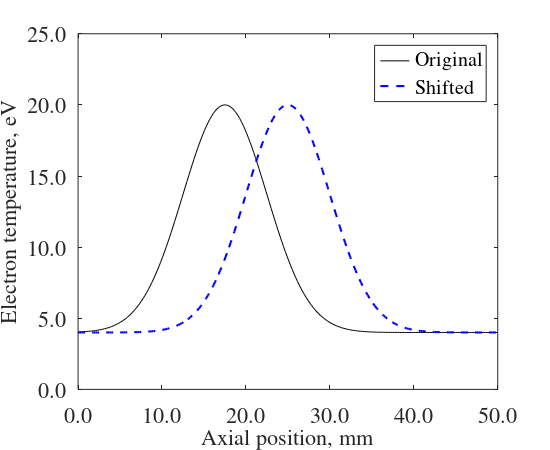

Write the MATLAB code that produced this figure.
%Initial condition of phi and te

%clear all
close all
set(0,'defaultAxesFontName', 'Times');
set(0,'defaultTextFontName', 'Times');
set(0,'defaultUicontrolFontSize',16);
set(0,'defaultAxesFontSize',16);
set(gcf, 'PaperPositionMode', 'manual');
set(gcf, 'PaperUnits', 'inches');
set(gcf, 'PaperPosition', [5 5 5.5 4.5]);


PI = 3.1415926535893;
nx = 240;
ny = 240;
nxd= 24;
nyd= 24;
XL = 2.0;
dx = XL/(nx-1);
xx = 0:dx:XL;
ratio = 10;
tecen1  = zeros(1,nx);
tecen2  = zeros(1,nx);
tecen3  = zeros(1,nx);
tecen4  = zeros(1,nx);
tecen5  = zeros(1,nx);
tecen6  = zeros(1,nx);
tecen7  = zeros(1,nx);
tedata = zeros(nxd*nyd,1);

pos = 1.0;
Tep = 20.0;
Tem = 4.0;
sig = 0.20;
for i = 1:1:nx
   tecen1(1,i) = (Tep-Tem)*exp(-1*(xx(i)-pos)^2/(2*sig^2))+Tem;
   tecen2(1,i) = (Tep-Tem)*exp(-1*(xx(i)-pos+0.1)^2/(2*sig^2))+Tem;
   tecen3(1,i) = (Tep-Tem)*exp(-1*(xx(i)-pos+0.2)^2/(2*sig^2))+Tem;
   tecen4(1,i) = (Tep-Tem)*exp(-1*(xx(i)-pos+0.3)^2/(2*sig^2))+Tem;
   tecen5(1,i) = (Tep+5-Tem)*exp(-1*(xx(i)-pos)^2/(2*sig^2))+Tem;
   tecen6(1,i) = (Tep+10-Tem)*exp(-1*(xx(i)-pos)^2/(2*sig^2))+Tem;
   tecen7(1,i) = (Tep+15-Tem)*exp(-1*(xx(i)-pos)^2/(2*sig^2))+Tem;
end


for j = 1:1:nyd
   for i = 1:1:nxd
      ip = (i-1)*ratio+1;
      jp = (j-1)*ratio+1;
      tedata(nxd*(j-1)+i) = tecen1(1,ip);
   end
end
%MFdata  = horzcat(phdata,tedata);
%dlmwrite(strcat('/Users/kawashima/Dropbox/HZT2D/program/','initialphite.dat'),MFdata, 'delimiter', '\t','precision','%20.10e');


%plot(xx,tecen1,'k-',xx,tecen2,'b-',xx,tecen3,'r-',xx,tecen4,'g-','LineWidth',1.5);
plot(xx*25,tecen4,'k-',xx*25,tecen1,'b--','LineWidth',1.5);
grid off
set(gca, 'XLim', [0,XL*25]);
set(gca, 'YLim', [0,25]);
set(gca,'XTick',[0.0 10 20.0 30 40 50])
set(gca,'XTickLabel',{'0.0','10.0','20.0','30.0','40.0','50.0'})
set(gca,'YTick',[0 5 10 15 20 25 30 35 40])
set(gca,'YTickLabel',{'0.0','5.0','10.0','15.0','20.0','25.0','30.0','35.0','40.0'})
xlabel('Axial position, mm','FontSize',16)
ylabel('Electron temperature, eV','FontSize',16)
%legend('p = 1.0','p = 0.9','p = 0.8','p = 0.7','Location','NorthEast')
legend('Original','Shifted','Location','NorthEast')
saveas(figure(1),'/Users/kawashima/Dropbox/HZT2D/figure/datafile/gaussTe1.png');


